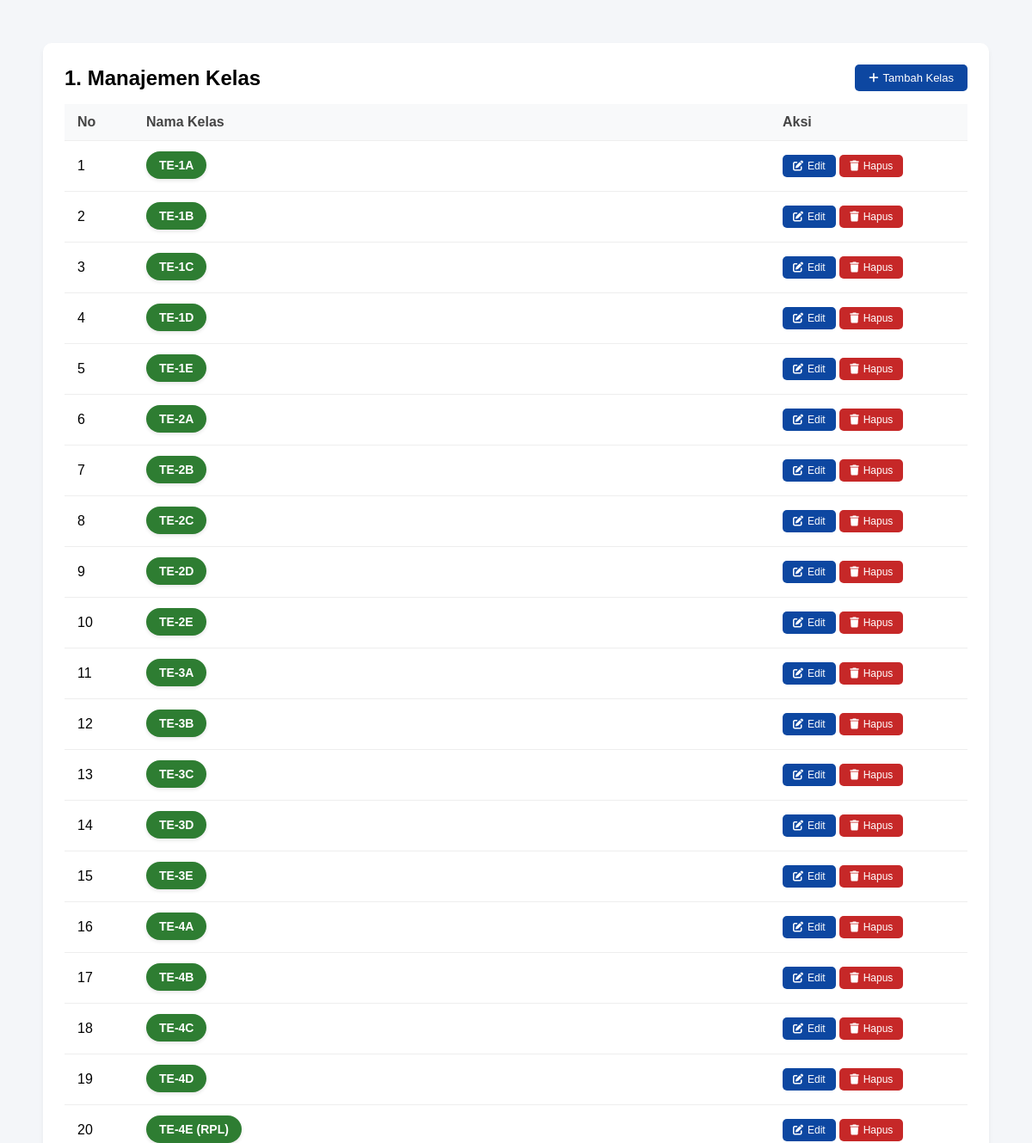
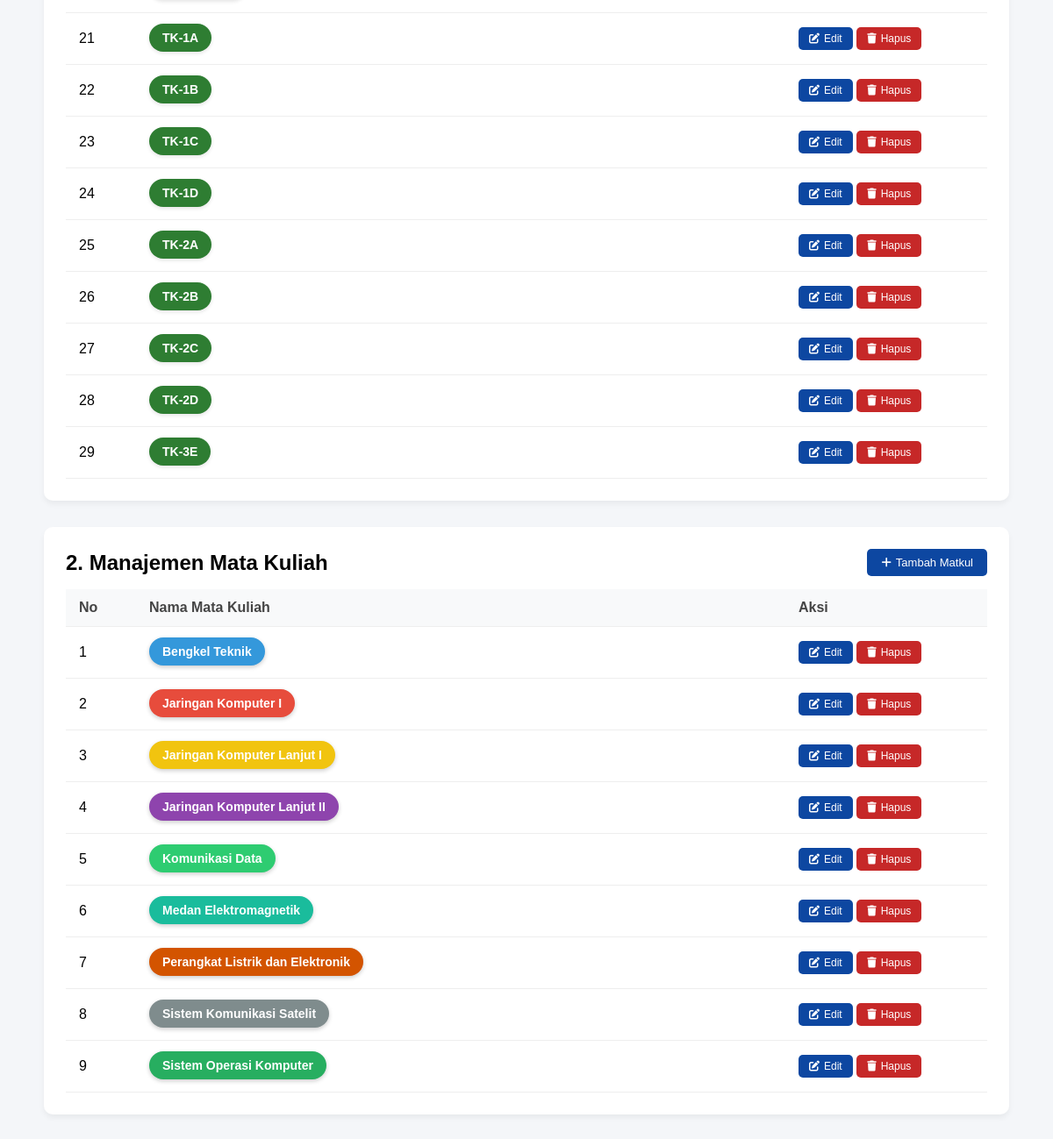
The app's page /staff/manajemen_akademik.php (signed in) with its own data (2 pictures, top to bottom).
### tables this page shows
CREATE TABLE `kelas` (
  `id` int(11) NOT NULL,
  `nama_kelas` varchar(20) NOT NULL
);

CREATE TABLE `mata_kuliah` (
  `id` int(11) NOT NULL,
  `nama_matkul` varchar(100) NOT NULL
);

### staff/manajemen_akademik.php (the view, shortened to what this page needs)
<!DOCTYPE html>
<html lang="id">
<head>
    <link rel="stylesheet" href="https://cdnjs.cloudflare.com/ajax/libs/font-awesome/6.4.0/css/all.min.css">
    <link rel="stylesheet" href="../css/staff/akademik.css">
</head>
<body>
<div class="container">
    <div class="card">
        <div style="display:flex; justify-content:space-between; align-items:center; margin-bottom:15px;">
            <h2 style="margin:0;">1. Manajemen Kelas</h2>
            <a href="dashboard.php#tambah_kelas" class="btn btn-blue" style="font-size:13px;">
                <i class="fas fa-plus"></i> Tambah Kelas
            </a>
        </div>
        <table>
            <thead>
                <tr>
                    <th style="width: 50px;">No</th>
                    <th>Nama Kelas</th>
                    <th style="width: 200px;">Aksi</th>
                </tr>
            </thead>
            <tbody>
                <?php
                $qKelas = $conn->query("SELECT * FROM kelas ORDER BY nama_kelas ASC");
                $no = 1;
                while($r = $qKelas->fetch_assoc()):
                    $is_edit = isset($_GET['edit_kelas']) && $_GET['edit_kelas'] == $r['id'];
                ?>
                <tr>
                    <td><?php echo $no++; ?></td>
                    <td>
                        <?php if($is_edit): ?>
                            <form method="post">
                                <input type="hidden" name="id_kelas" value="<?php echo $r['id'] ?>">
                                <input type="text" name="nama_kelas" class="input-edit" value="<?php echo htmlspecialchars($r['nama_kelas']) ?>" required autofocus>
                                <button type="submit" name="simpan_kelas" class="btn btn-green" style="padding:4px 10px; font-size:12px; margin-left:5px;">
                                    <i class="fas fa-save"></i>
                                </button>
                                <a href="manajemen_akademik.php" class="btn btn-warning" style="padding:4px 10px; font-size:12px;">
                                    <i class="fas fa-times"></i>
                                </a>
                            </form>
                        <?php else: ?>
                            <span class="badge" style="background-color: #2e7d32; font-size:14px; padding: 8px 15px;">
                                <?php echo htmlspecialchars($r['nama_kelas']) ?>
                            </span>
                        <?php endif; ?>
                    </td>
                    <td>
                        <?php if($is_edit): ?>
                            <span style="color:#888; font-size:12px;">(Mode Edit)</span>
                        <?php else: ?>
                            <a href="?edit_kelas=<?php echo $r['id'] ?>" class="btn btn-blue" style="padding: 6px 12px; font-size: 12px;">
                                <i class="fas fa-edit"></i> Edit
                            </a>
                            <a href="?hapus_kelas=<?php echo $r['id'] ?>" class="btn btn-red" style="padding: 6px 12px; font-size: 12px;" onclick="return confirm('Yakin ingin menghapus kelas ini?')">
                                <i class="fas fa-trash"></i> Hapus
                            </a>
                        <?php endif; ?>
                    </td>
                </tr>
                <?php endwhile; ?>
            </tbody>
        </table>
    </div>
    <div class="card">
        <div style="display:flex; justify-content:space-between; align-items:center; margin-bottom:15px;">
            <h2 style="margin:0;">2. Manajemen Mata Kuliah</h2>
            <a href="dashboard.php#tambah_matkul" class="btn btn-blue" style="font-size:13px;">
                <i class="fas fa-plus"></i> Tambah Matkul
            </a>
        </div>
        <table>
            <thead>
                <tr>
                    <th style="width: 50px;">No</th>
                    <th>Nama Mata Kuliah</th>
                    <th style="width: 200px;">Aksi</th>
                </tr>
            </thead>
            <tbody>
                <?php
                $qMatkul = $conn->query("SELECT * FROM mata_kuliah ORDER BY nama_matkul ASC");
                $colors = array(
                    '#3498db', '#e74c3c', '#f1c40f', '#8e44ad', '#2ecc71',
                    '#1abc9c', '#d35400', '#7f8c8d', '#27ae60', '#16a085'
                );
                $no = 1;
                while($r = $qMatkul->fetch_assoc()):
                    $bg_color = $colors[($no - 1) % count($colors)];
                    $is_edit = isset($_GET['edit_matkul']) && $_GET['edit_matkul'] == $r['id'];
                ?>
                <tr>
                    <td><?php echo $no++; ?></td>
                    <td>
                        <?php if($is_edit): ?>
                            <form method="post">
                                <input type="hidden" name="id_matkul" value="<?php echo $r['id'] ?>">
                                <input type="text" name="nama_matkul" class="input-edit" value="<?php echo htmlspecialchars($r['nama_matkul']) ?>" required autofocus style="border-color: <?php echo $bg_color ?>; color: black; border-width: 2px;">
                                <button type="submit" name="simpan_matkul" class="btn btn-green" style="padding:4px 10px; font-size:12px; margin-left:5px;">
                                    <i class="fas fa-save"></i>
                                </button>
                                <a href="manajemen_akademik.php" class="btn btn-warning" style="padding:4px 10px; font-size:12px;">
                                    <i class="fas fa-times"></i>
                                </a>
                            </form>
                        <?php else: ?>
                            <span class="badge" style="background-color: <?php echo $bg_color ?>; font-size: 14px; padding: 8px 15px; box-shadow: 0 2px 5px rgba(0,0,0,0.2);">
                                <?php echo htmlspecialchars($r['nama_matkul']) ?>
                            </span>
                        <?php endif; ?>
                    </td>
                    <td>
                        <?php if($is_edit): ?>
                            <span style="color:#888; font-size:12px;">(Mode Edit)</span>
                        <?php else: ?>
                            <a href="?edit_matkul=<?php echo $r['id'] ?>" class="btn btn-blue" style="padding: 6px 12px; font-size: 12px;">
                                <i class="fas fa-edit"></i> Edit
                            </a>
                            <a href="?hapus_matkul=<?php echo $r['id'] ?>" class="btn btn-red" style="padding: 6px 12px; font-size: 12px;" onclick="return confirm('Yakin ingin menghapus mata kuliah ini?')">
                                <i class="fas fa-trash"></i> Hapus
                            </a>
                        <?php endif; ?>
                    </td>
                </tr>
                <?php endwhile; ?>
            </tbody>
        </table>
    </div>
</div>
</body>
</html>

### css/staff/akademik.css (style rules this page uses)
body { font-family: sans-serif; background-color: #f4f6f9; margin: 0; padding: 0; }
.container { max-width: 1100px; margin: 30px auto; padding: 20px; }
.card { background: white; padding: 25px; border-radius: 10px; box-shadow: 0 4px 6px rgba(0, 0, 0, 0.05); margin-bottom: 30px; }
table { width: 100%; border-collapse: collapse; margin-top: 10px; }
th, td { padding: 12px 15px; text-align: left; border-bottom: 1px solid #eee; vertical-align: middle; }
th { background-color: #f8f9fa; color: #444; font-weight: 600; }
.badge { padding: 6px 12px; border-radius: 20px; font-size: 13px; font-weight: bold; color: white; display: inline-block; margin-right: 2px; margin-bottom: 2px; box-shadow: 0 2px 4px rgba(0, 0, 0, 0.1); }
.btn { padding: 8px 16px; border-radius: 5px; cursor: pointer; border: none; font-size: 14px; text-decoration: none; display: inline-flex; align-items: center; gap: 5px; }
.btn-blue { background: #0d47a1; color: white; }
.btn-red { background: #c62828; color: white; }

### records on screen
kelas: nama_kelas "TE-1A"
kelas: nama_kelas "TE-1B"
kelas: nama_kelas "TE-1C"
kelas: nama_kelas "TE-1D"
kelas: nama_kelas "TE-1E"
kelas: nama_kelas "TE-2A"
kelas: nama_kelas "TE-2B"
kelas: nama_kelas "TE-2C"
kelas: nama_kelas "TE-2D"
kelas: nama_kelas "TE-2E"
kelas: nama_kelas "TE-3A"
kelas: nama_kelas "TE-3B"
kelas: nama_kelas "TE-3C"
kelas: nama_kelas "TE-3D"
kelas: nama_kelas "TE-3E"
kelas: nama_kelas "TE-4A"
kelas: nama_kelas "TE-4B"
kelas: nama_kelas "TE-4C"
kelas: nama_kelas "TE-4D"
kelas: nama_kelas "TE-4E (RPL)"
kelas: nama_kelas "TK-1A"
kelas: nama_kelas "TK-1B"
kelas: nama_kelas "TK-1C"
kelas: nama_kelas "TK-1D"
kelas: nama_kelas "TK-2A"
kelas: nama_kelas "TK-2B"
kelas: nama_kelas "TK-2C"
kelas: nama_kelas "TK-2D"
kelas: nama_kelas "TK-3E"
mata_kuliah: nama_matkul "Bengkel Teknik"
mata_kuliah: nama_matkul "Jaringan Komputer I"
mata_kuliah: nama_matkul "Jaringan Komputer Lanjut I"
mata_kuliah: nama_matkul "Jaringan Komputer Lanjut II"
mata_kuliah: nama_matkul "Komunikasi Data"
mata_kuliah: nama_matkul "Medan Elektromagnetik"
mata_kuliah: nama_matkul "Perangkat Listrik dan Elektronik"
mata_kuliah: nama_matkul "Sistem Komunikasi Satelit"
mata_kuliah: nama_matkul "Sistem Operasi Komputer"
